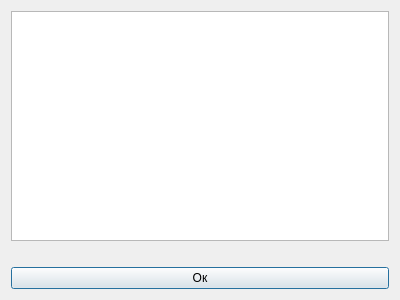
<?xml version="1.0" encoding="UTF-8"?>
<ui version="4.0">
 <class>Dialog</class>
 <widget class="QDialog" name="Dialog">
  <property name="geometry">
   <rect>
    <x>0</x>
    <y>0</y>
    <width>400</width>
    <height>300</height>
   </rect>
  </property>
  <property name="windowTitle">
   <string>Результат</string>
  </property>
  <layout class="QGridLayout" name="gridLayout">
   <item row="1" column="0">
    <widget class="QLabel" name="labelResult">
     <property name="font">
      <font>
       <pointsize>9</pointsize>
      </font>
     </property>
     <property name="text">
      <string/>
     </property>
     <property name="alignment">
      <set>Qt::AlignCenter</set>
     </property>
    </widget>
   </item>
   <item row="2" column="0">
    <widget class="QPushButton" name="okButton">
     <property name="text">
      <string>Ок</string>
     </property>
    </widget>
   </item>
   <item row="0" column="0">
    <widget class="QTableView" name="tableViewDialog"/>
   </item>
  </layout>
 </widget>
 <resources/>
 <connections/>
</ui>
